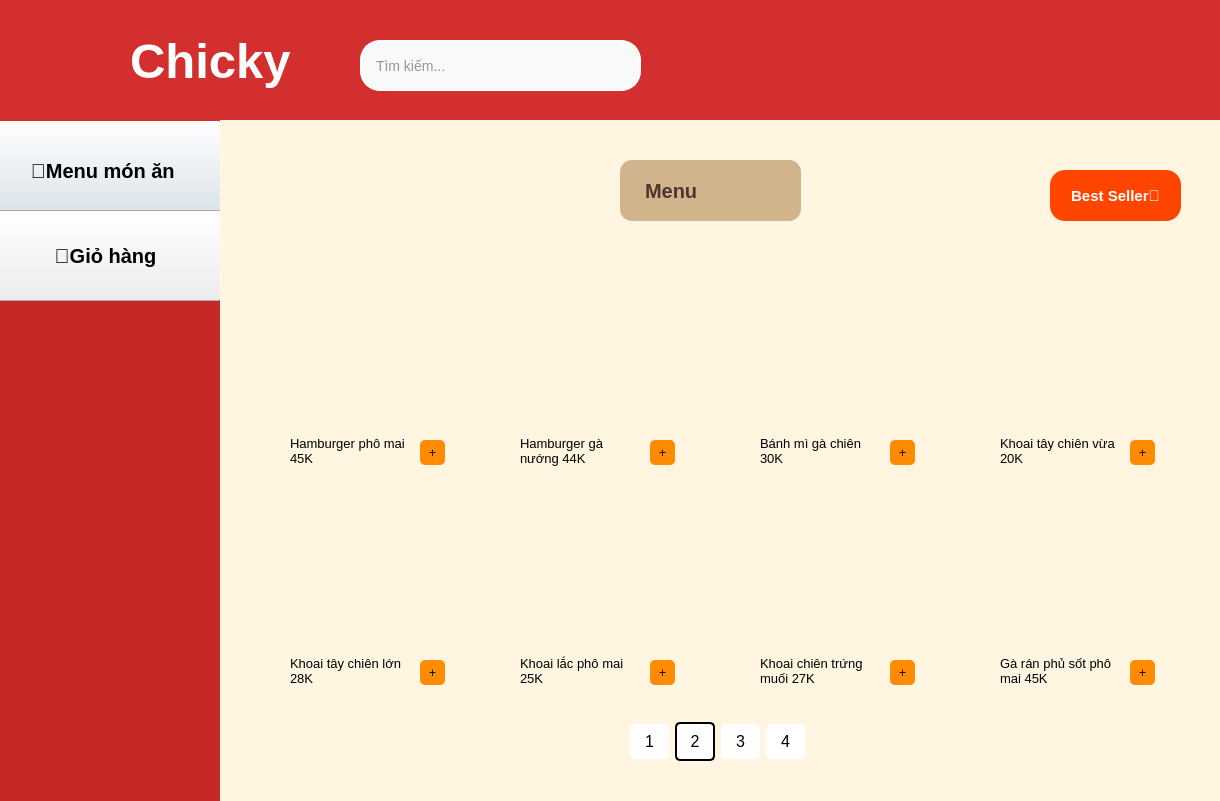
<?xml version="1.0" encoding="UTF-8"?>
<ui version="4.0">
 <class>Dialog</class>
 <widget class="QDialog" name="Dialog">
  <property name="geometry">
   <rect>
    <x>0</x>
    <y>0</y>
    <width>1220</width>
    <height>801</height>
   </rect>
  </property>
  <property name="windowTitle">
   <string>Dialog</string>
  </property>
  <widget class="QLabel" name="label_5">
   <property name="geometry">
    <rect>
     <x>0</x>
     <y>120</y>
     <width>221</width>
     <height>681</height>
    </rect>
   </property>
   <property name="font">
    <font>
     <pointsize>15</pointsize>
     <weight>75</weight>
     <bold>true</bold>
    </font>
   </property>
   <property name="styleSheet">
    <string notr="true">background-color: #C62828
</string>
   </property>
   <property name="text">
    <string/>
   </property>
  </widget>
  <widget class="QPushButton" name="mon_an">
   <property name="geometry">
    <rect>
     <x>-10</x>
     <y>120</y>
     <width>231</width>
     <height>101</height>
    </rect>
   </property>
   <property name="font">
    <font>
     <pointsize>15</pointsize>
     <weight>75</weight>
     <bold>true</bold>
    </font>
   </property>
   <property name="styleSheet">
    <string notr="true"/>
   </property>
   <property name="text">
    <string>🍰Menu món ăn </string>
   </property>
  </widget>
  <widget class="QPushButton" name="gio_hang">
   <property name="geometry">
    <rect>
     <x>-10</x>
     <y>210</y>
     <width>231</width>
     <height>91</height>
    </rect>
   </property>
   <property name="font">
    <font>
     <pointsize>15</pointsize>
     <weight>75</weight>
     <bold>true</bold>
    </font>
   </property>
   <property name="styleSheet">
    <string notr="true"/>
   </property>
   <property name="text">
    <string>🛒Giỏ hàng</string>
   </property>
  </widget>
  <widget class="QLabel" name="label_4">
   <property name="geometry">
    <rect>
     <x>30</x>
     <y>20</y>
     <width>91</width>
     <height>91</height>
    </rect>
   </property>
   <property name="styleSheet">
    <string notr="true">border-image: url(:/pic/logoss.png);</string>
   </property>
   <property name="text">
    <string/>
   </property>
  </widget>
  <widget class="QLineEdit" name="tim_kiem">
   <property name="geometry">
    <rect>
     <x>360</x>
     <y>40</y>
     <width>281</width>
     <height>51</height>
    </rect>
   </property>
   <property name="font">
    <font>
     <pointsize>-1</pointsize>
    </font>
   </property>
   <property name="styleSheet">
    <string notr="true">QLineEdit {
    border: 2px solid white;
    border-radius: 20px;
    padding: 6px 12px;
    background-color: #f9f9f9;
    font-size: 14px;
    color: #333;
}

QLineEdit:focus {
    border: 2px solid white;  /* vẫn là trắng khi focus */
}
</string>
   </property>
   <property name="text">
    <string/>
   </property>
   <property name="placeholderText">
    <string>Tìm kiếm...</string>
   </property>
  </widget>
  <widget class="QLabel" name="label_3">
   <property name="geometry">
    <rect>
     <x>130</x>
     <y>10</y>
     <width>211</width>
     <height>101</height>
    </rect>
   </property>
   <property name="font">
    <font>
     <pointsize>37</pointsize>
     <weight>75</weight>
     <bold>true</bold>
    </font>
   </property>
   <property name="styleSheet">
    <string notr="true">QLabel {
    color: white;
    background-color: transparent;  /* làm nền trong suốt nếu muốn */            /* tùy chỉnh cỡ chữ nếu cần */
    font-weight: bold;              /* chữ đậm */
}
</string>
   </property>
   <property name="text">
    <string>Chicky</string>
   </property>
  </widget>
  <widget class="QLabel" name="label_2">
   <property name="geometry">
    <rect>
     <x>0</x>
     <y>0</y>
     <width>1231</width>
     <height>121</height>
    </rect>
   </property>
   <property name="font">
    <font>
     <family>Microsoft YaHei UI</family>
     <pointsize>35</pointsize>
     <weight>75</weight>
     <bold>true</bold>
    </font>
   </property>
   <property name="styleSheet">
    <string notr="true">background-color: #D32F2F</string>
   </property>
   <property name="text">
    <string/>
   </property>
  </widget>
  <widget class="QLabel" name="label_6">
   <property name="geometry">
    <rect>
     <x>220</x>
     <y>120</y>
     <width>1001</width>
     <height>681</height>
    </rect>
   </property>
   <property name="styleSheet">
    <string notr="true">background-color: rgb(255, 245, 225);</string>
   </property>
   <property name="text">
    <string/>
   </property>
  </widget>
  <widget class="QLabel" name="label_55">
   <property name="geometry">
    <rect>
     <x>620</x>
     <y>160</y>
     <width>181</width>
     <height>61</height>
    </rect>
   </property>
   <property name="styleSheet">
    <string notr="true">QLabel {
    background-color: #d2b48c;  /* Nâu nhạt (beige) */
    color: #4e342e;              /* Nâu đậm cho chữ */
    font-size: 20px;
    font-weight: bold;
    padding: 10px 20px;
    border-radius: 12px;
    qproperty-alignment: AlignCenter;
}
</string>
   </property>
   <property name="text">
    <string>Menu</string>
   </property>
  </widget>
  <widget class="QWidget" name="horizontalLayoutWidget_8">
   <property name="geometry">
    <rect>
     <x>630</x>
     <y>720</y>
     <width>175</width>
     <height>43</height>
    </rect>
   </property>
   <layout class="QHBoxLayout" name="horizontalLayout_111">
    <item>
     <layout class="QHBoxLayout" name="horizontalLayout_112">
      <item>
       <widget class="QPushButton" name="page1">
        <property name="font">
         <font>
          <pointsize>12</pointsize>
          <weight>50</weight>
          <bold>false</bold>
         </font>
        </property>
        <property name="styleSheet">
         <string notr="true">QPushButton {
    width: 35px;            /* Chiều rộng của button */
    height: 35px;           /* Chiều cao của button */
    border-radius: 5px;      /* Để không bo tròn góc */
    background-color: rgb(255,255,255);
    color: black;            /* Màu chữ */

}
QPushButton:hover {
    background-color:  rgb(220,220,220);; /* Màu nền khi hover */
}
</string>
        </property>
        <property name="text">
         <string>1</string>
        </property>
       </widget>
      </item>
     </layout>
    </item>
    <item>
     <layout class="QHBoxLayout" name="horizontalLayout_113">
      <item>
       <widget class="QPushButton" name="page2">
        <property name="font">
         <font>
          <pointsize>12</pointsize>
         </font>
        </property>
        <property name="styleSheet">
         <string notr="true">QPushButton {
    width: 35px;            /* Chiều rộng của button */
    height: 35px;           /* Chiều cao của button */
    border-radius: 5px;      /* Để không bo tròn góc */
    background-color: rgb(255,255,255);
    color: black;            /* Màu chữ */
border: 1.5px solid black;   /* Viền đen, dày 2px */
}
QPushButton:hover {
    background-color:   rgb(220,220,220);;; /* Màu nền khi hover */
}
</string>
        </property>
        <property name="text">
         <string>2</string>
        </property>
       </widget>
      </item>
     </layout>
    </item>
    <item>
     <layout class="QHBoxLayout" name="horizontalLayout_114">
      <item>
       <widget class="QPushButton" name="page3">
        <property name="font">
         <font>
          <pointsize>12</pointsize>
         </font>
        </property>
        <property name="styleSheet">
         <string notr="true">QPushButton {
    width: 35px;            /* Chiều rộng của button */
    height: 35px;           /* Chiều cao của button */
    border-radius: 5px;      /* Để không bo tròn góc */
    background-color: rgb(255,255,255);
    color: black;            /* Màu chữ */
}
QPushButton:hover {
    background-color:  rgb(220,220,220);;; /* Màu nền khi hover */
}
</string>
        </property>
        <property name="text">
         <string>3</string>
        </property>
       </widget>
      </item>
     </layout>
    </item>
    <item>
     <layout class="QHBoxLayout" name="horizontalLayout_115">
      <item>
       <widget class="QPushButton" name="page4">
        <property name="font">
         <font>
          <pointsize>12</pointsize>
         </font>
        </property>
        <property name="styleSheet">
         <string notr="true">QPushButton {
    width: 35px;            /* Chiều rộng của button */
    height: 35px;           /* Chiều cao của button */
    border-radius: 5px;      /* Để không bo tròn góc */
    background-color: rgb(255,255,255);
    color: black;            /* Màu chữ */
}
QPushButton:hover {
    background-color:   rgb(220,220,220);; /* Màu nền khi hover */
}
</string>
        </property>
        <property name="text">
         <string>4</string>
        </property>
       </widget>
      </item>
     </layout>
    </item>
   </layout>
  </widget>
  <widget class="QLabel" name="label_33">
   <property name="geometry">
    <rect>
     <x>510</x>
     <y>480</y>
     <width>170</width>
     <height>170</height>
    </rect>
   </property>
   <property name="styleSheet">
    <string notr="true">border-image: url(:/pic/khoai_tay_lac.jpg);
    border-radius: 20px;  /* bạn có thể chỉnh độ bo tùy ý */


</string>
   </property>
   <property name="text">
    <string/>
   </property>
  </widget>
  <widget class="QLabel" name="label_56">
   <property name="geometry">
    <rect>
     <x>290</x>
     <y>430</y>
     <width>121</width>
     <height>41</height>
    </rect>
   </property>
   <property name="font">
    <font>
     <pointsize>10</pointsize>
    </font>
   </property>
   <property name="text">
    <string>Hamburger phô mai 45K</string>
   </property>
   <property name="wordWrap">
    <bool>true</bool>
   </property>
  </widget>
  <widget class="QLabel" name="label_57">
   <property name="geometry">
    <rect>
     <x>520</x>
     <y>430</y>
     <width>121</width>
     <height>41</height>
    </rect>
   </property>
   <property name="font">
    <font>
     <pointsize>10</pointsize>
    </font>
   </property>
   <property name="text">
    <string>Hamburger gà nướng 44K</string>
   </property>
   <property name="wordWrap">
    <bool>true</bool>
   </property>
  </widget>
  <widget class="QLabel" name="label_66">
   <property name="geometry">
    <rect>
     <x>990</x>
     <y>260</y>
     <width>170</width>
     <height>170</height>
    </rect>
   </property>
   <property name="font">
    <font>
     <pointsize>14</pointsize>
    </font>
   </property>
   <property name="styleSheet">
    <string notr="true">border-image: url(:/pic/khoai_tay_vua.png);

    border-radius: 20px;  /* bạn có thể chỉnh độ bo tùy ý */</string>
   </property>
   <property name="text">
    <string/>
   </property>
  </widget>
  <widget class="QPushButton" name="khoai_tay_chien_vua_20k">
   <property name="geometry">
    <rect>
     <x>1130</x>
     <y>440</y>
     <width>25</width>
     <height>25</height>
    </rect>
   </property>
   <property name="styleSheet">
    <string notr="true">QPushButton {
    width: 25px;            /* Chiều rộng của button */
    height: 25px;           /* Chiều cao của button */
    border-radius: 5px;      /* Để không bo tròn góc */
    background-color: rgb(255,140,0);
    color: black;            /* Màu chữ */
}
QPushButton:hover {
    background-color: rgb(255, 170, 127);; /* Màu nền khi hover */
}
</string>
   </property>
   <property name="text">
    <string>+</string>
   </property>
  </widget>
  <widget class="QLabel" name="label_64">
   <property name="geometry">
    <rect>
     <x>760</x>
     <y>650</y>
     <width>121</width>
     <height>41</height>
    </rect>
   </property>
   <property name="font">
    <font>
     <pointsize>10</pointsize>
    </font>
   </property>
   <property name="text">
    <string>Khoai chiên trứng muối 27K</string>
   </property>
   <property name="wordWrap">
    <bool>true</bool>
   </property>
  </widget>
  <widget class="QLabel" name="label_34">
   <property name="geometry">
    <rect>
     <x>750</x>
     <y>480</y>
     <width>170</width>
     <height>170</height>
    </rect>
   </property>
   <property name="styleSheet">
    <string notr="true">border-image: url(:/pic/khoai_chien_trung_muoi.jpg);
    border-radius: 20px;  /* bạn có thể chỉnh độ bo tùy ý */


</string>
   </property>
   <property name="text">
    <string/>
   </property>
  </widget>
  <widget class="QLabel" name="label_61">
   <property name="geometry">
    <rect>
     <x>520</x>
     <y>650</y>
     <width>121</width>
     <height>41</height>
    </rect>
   </property>
   <property name="font">
    <font>
     <pointsize>10</pointsize>
    </font>
   </property>
   <property name="text">
    <string>Khoai lắc phô mai 25K</string>
   </property>
   <property name="wordWrap">
    <bool>true</bool>
   </property>
  </widget>
  <widget class="QLabel" name="label_63">
   <property name="geometry">
    <rect>
     <x>750</x>
     <y>260</y>
     <width>170</width>
     <height>170</height>
    </rect>
   </property>
   <property name="font">
    <font>
     <pointsize>14</pointsize>
    </font>
   </property>
   <property name="styleSheet">
    <string notr="true">border-image: url(:/pic/banh_mi_ga_chien.png);
    border-radius: 20px;  /* bạn có thể chỉnh độ bo tùy ý */</string>
   </property>
   <property name="text">
    <string/>
   </property>
  </widget>
  <widget class="QPushButton" name="khoai_lac_pho_mai_25k">
   <property name="geometry">
    <rect>
     <x>650</x>
     <y>660</y>
     <width>25</width>
     <height>25</height>
    </rect>
   </property>
   <property name="styleSheet">
    <string notr="true">QPushButton {
    width: 25px;            /* Chiều rộng của button */
    height: 25px;           /* Chiều cao của button */
    border-radius: 5px;      /* Để không bo tròn góc */
    background-color: rgb(255,140,0);
    color: black;            /* Màu chữ */
}
QPushButton:hover {
    background-color: rgb(255, 170, 127);; /* Màu nền khi hover */
}
</string>
   </property>
   <property name="text">
    <string>+</string>
   </property>
  </widget>
  <widget class="QLabel" name="label_65">
   <property name="geometry">
    <rect>
     <x>1000</x>
     <y>430</y>
     <width>121</width>
     <height>41</height>
    </rect>
   </property>
   <property name="font">
    <font>
     <pointsize>10</pointsize>
    </font>
   </property>
   <property name="text">
    <string>Khoai tây chiên vừa 20K</string>
   </property>
   <property name="wordWrap">
    <bool>true</bool>
   </property>
  </widget>
  <widget class="QPushButton" name="khoai_chien_trung_muoi_27k">
   <property name="geometry">
    <rect>
     <x>890</x>
     <y>660</y>
     <width>25</width>
     <height>25</height>
    </rect>
   </property>
   <property name="styleSheet">
    <string notr="true">QPushButton {
    width: 25px;            /* Chiều rộng của button */
    height: 25px;           /* Chiều cao của button */
    border-radius: 5px;      /* Để không bo tròn góc */
    background-color: rgb(255,140,0);
    color: black;            /* Màu chữ */
}
QPushButton:hover {
    background-color: rgb(255, 170, 127);; /* Màu nền khi hover */
}
</string>
   </property>
   <property name="text">
    <string>+</string>
   </property>
  </widget>
  <widget class="QPushButton" name="hamburger_pho_mai_45k">
   <property name="geometry">
    <rect>
     <x>420</x>
     <y>440</y>
     <width>25</width>
     <height>25</height>
    </rect>
   </property>
   <property name="styleSheet">
    <string notr="true">QPushButton {
    width: 25px;            /* Chiều rộng của button */
    height: 25px;           /* Chiều cao của button */
    border-radius: 5px;      /* Để không bo tròn góc */
    background-color: rgb(255,140,0);
    color: black;            /* Màu chữ */
}
QPushButton:hover {
    background-color: rgb(255, 170, 127);; /* Màu nền khi hover */
}
</string>
   </property>
   <property name="text">
    <string>+</string>
   </property>
  </widget>
  <widget class="QPushButton" name="hamburger_ga_nuong_44k">
   <property name="geometry">
    <rect>
     <x>650</x>
     <y>440</y>
     <width>25</width>
     <height>25</height>
    </rect>
   </property>
   <property name="styleSheet">
    <string notr="true">QPushButton {
    width: 25px;            /* Chiều rộng của button */
    height: 25px;           /* Chiều cao của button */
    border-radius: 5px;      /* Để không bo tròn góc */
    background-color: rgb(255,140,0);
    color: black;            /* Màu chữ */
}
QPushButton:hover {
    background-color: rgb(255, 170, 127);; /* Màu nền khi hover */
}
</string>
   </property>
   <property name="text">
    <string>+</string>
   </property>
  </widget>
  <widget class="QLabel" name="label_62">
   <property name="geometry">
    <rect>
     <x>760</x>
     <y>430</y>
     <width>121</width>
     <height>41</height>
    </rect>
   </property>
   <property name="font">
    <font>
     <pointsize>10</pointsize>
    </font>
   </property>
   <property name="text">
    <string>Bánh mì gà chiên 30K</string>
   </property>
   <property name="wordWrap">
    <bool>true</bool>
   </property>
  </widget>
  <widget class="QLabel" name="label_60">
   <property name="geometry">
    <rect>
     <x>510</x>
     <y>260</y>
     <width>170</width>
     <height>170</height>
    </rect>
   </property>
   <property name="font">
    <font>
     <pointsize>14</pointsize>
    </font>
   </property>
   <property name="styleSheet">
    <string notr="true">border-image: url(:/pic/hamburger_ga_nuong.png);
    border-radius: 20px;  /* bạn có thể chỉnh độ bo tùy ý */</string>
   </property>
   <property name="text">
    <string/>
   </property>
  </widget>
  <widget class="QPushButton" name="ga_ran_phu_sot_pho_mai_45k">
   <property name="geometry">
    <rect>
     <x>1130</x>
     <y>660</y>
     <width>25</width>
     <height>25</height>
    </rect>
   </property>
   <property name="styleSheet">
    <string notr="true">QPushButton {
    width: 25px;            /* Chiều rộng của button */
    height: 25px;           /* Chiều cao của button */
    border-radius: 5px;      /* Để không bo tròn góc */
    background-color: rgb(255,140,0);
    color: black;            /* Màu chữ */
}
QPushButton:hover {
    background-color: rgb(255, 170, 127);; /* Màu nền khi hover */
}
</string>
   </property>
   <property name="text">
    <string>+</string>
   </property>
  </widget>
  <widget class="QLabel" name="label_35">
   <property name="geometry">
    <rect>
     <x>990</x>
     <y>480</y>
     <width>170</width>
     <height>170</height>
    </rect>
   </property>
   <property name="styleSheet">
    <string notr="true">border-image: url(:/pic/ga_ran_phu_sot_pho_mai.jpg);

    border-radius: 20px;  /* bạn có thể chỉnh độ bo tùy ý */


</string>
   </property>
   <property name="text">
    <string/>
   </property>
  </widget>
  <widget class="QPushButton" name="khoai_tay_chien_lon_28k">
   <property name="geometry">
    <rect>
     <x>420</x>
     <y>660</y>
     <width>25</width>
     <height>25</height>
    </rect>
   </property>
   <property name="styleSheet">
    <string notr="true">QPushButton {
    width: 25px;            /* Chiều rộng của button */
    height: 25px;           /* Chiều cao của button */
    border-radius: 5px;      /* Để không bo tròn góc */
    background-color: rgb(255,140,0);
    color: black;            /* Màu chữ */
}
QPushButton:hover {
    background-color: rgb(255, 170, 127);; /* Màu nền khi hover */
}
</string>
   </property>
   <property name="text">
    <string>+</string>
   </property>
  </widget>
  <widget class="QLabel" name="label_32">
   <property name="geometry">
    <rect>
     <x>280</x>
     <y>480</y>
     <width>170</width>
     <height>170</height>
    </rect>
   </property>
   <property name="styleSheet">
    <string notr="true">border-image: url(:/pic/khoai_tay_lon.png);

    border-radius: 20px;  /* bạn có thể chỉnh độ bo tùy ý */


</string>
   </property>
   <property name="text">
    <string/>
   </property>
  </widget>
  <widget class="QLabel" name="label_59">
   <property name="geometry">
    <rect>
     <x>290</x>
     <y>650</y>
     <width>121</width>
     <height>41</height>
    </rect>
   </property>
   <property name="font">
    <font>
     <pointsize>10</pointsize>
    </font>
   </property>
   <property name="text">
    <string>Khoai tây chiên lớn 28K</string>
   </property>
   <property name="wordWrap">
    <bool>true</bool>
   </property>
  </widget>
  <widget class="QLabel" name="label_58">
   <property name="geometry">
    <rect>
     <x>280</x>
     <y>260</y>
     <width>170</width>
     <height>170</height>
    </rect>
   </property>
   <property name="font">
    <font>
     <pointsize>14</pointsize>
    </font>
   </property>
   <property name="styleSheet">
    <string notr="true">border-image: url(:/pic/hamburger_ga_pho_mai.jpg);

    border-radius: 20px;  /* bạn có thể chỉnh độ bo tùy ý */</string>
   </property>
   <property name="text">
    <string/>
   </property>
  </widget>
  <widget class="QLabel" name="label_67">
   <property name="geometry">
    <rect>
     <x>1000</x>
     <y>650</y>
     <width>121</width>
     <height>41</height>
    </rect>
   </property>
   <property name="font">
    <font>
     <pointsize>10</pointsize>
    </font>
   </property>
   <property name="text">
    <string>Gà rán phủ sốt phô mai 45K</string>
   </property>
   <property name="wordWrap">
    <bool>true</bool>
   </property>
  </widget>
  <widget class="QPushButton" name="banh_mi_ga_chien_30k">
   <property name="geometry">
    <rect>
     <x>890</x>
     <y>440</y>
     <width>25</width>
     <height>25</height>
    </rect>
   </property>
   <property name="styleSheet">
    <string notr="true">QPushButton {
    width: 25px;            /* Chiều rộng của button */
    height: 25px;           /* Chiều cao của button */
    border-radius: 5px;      /* Để không bo tròn góc */
    background-color: rgb(255,140,0);
    color: black;            /* Màu chữ */
}
QPushButton:hover {
    background-color: rgb(255, 170, 127);; /* Màu nền khi hover */
}
</string>
   </property>
   <property name="text">
    <string>+</string>
   </property>
  </widget>
  <widget class="QPushButton" name="best_seller">
   <property name="geometry">
    <rect>
     <x>1050</x>
     <y>170</y>
     <width>131</width>
     <height>51</height>
    </rect>
   </property>
   <property name="font">
    <font>
     <pointsize>-1</pointsize>
     <weight>75</weight>
     <bold>true</bold>
    </font>
   </property>
   <property name="styleSheet">
    <string notr="true">QPushButton {
    background-color: #FF4500;
    color: white;
    font-size: 15px;
    font-weight: bold;
    border-radius: 15px;
    padding: 10px;
}

QPushButton:hover {
    background-color:  #CC3700
}
</string>
   </property>
   <property name="text">
    <string>Best Seller🔥</string>
   </property>
  </widget>
  <zorder>label_5</zorder>
  <zorder>mon_an</zorder>
  <zorder>gio_hang</zorder>
  <zorder>label_2</zorder>
  <zorder>label_4</zorder>
  <zorder>label_3</zorder>
  <zorder>tim_kiem</zorder>
  <zorder>label_6</zorder>
  <zorder>label_55</zorder>
  <zorder>horizontalLayoutWidget_8</zorder>
  <zorder>label_33</zorder>
  <zorder>label_56</zorder>
  <zorder>label_57</zorder>
  <zorder>label_66</zorder>
  <zorder>khoai_tay_chien_vua_20k</zorder>
  <zorder>label_64</zorder>
  <zorder>label_34</zorder>
  <zorder>label_61</zorder>
  <zorder>label_63</zorder>
  <zorder>khoai_lac_pho_mai_25k</zorder>
  <zorder>label_65</zorder>
  <zorder>khoai_chien_trung_muoi_27k</zorder>
  <zorder>hamburger_pho_mai_45k</zorder>
  <zorder>hamburger_ga_nuong_44k</zorder>
  <zorder>label_62</zorder>
  <zorder>label_60</zorder>
  <zorder>ga_ran_phu_sot_pho_mai_45k</zorder>
  <zorder>label_35</zorder>
  <zorder>khoai_tay_chien_lon_28k</zorder>
  <zorder>label_32</zorder>
  <zorder>label_59</zorder>
  <zorder>label_58</zorder>
  <zorder>label_67</zorder>
  <zorder>banh_mi_ga_chien_30k</zorder>
  <zorder>best_seller</zorder>
 </widget>
 <resources>
  <include location="doan.qrc"/>
 </resources>
 <connections/>
</ui>
